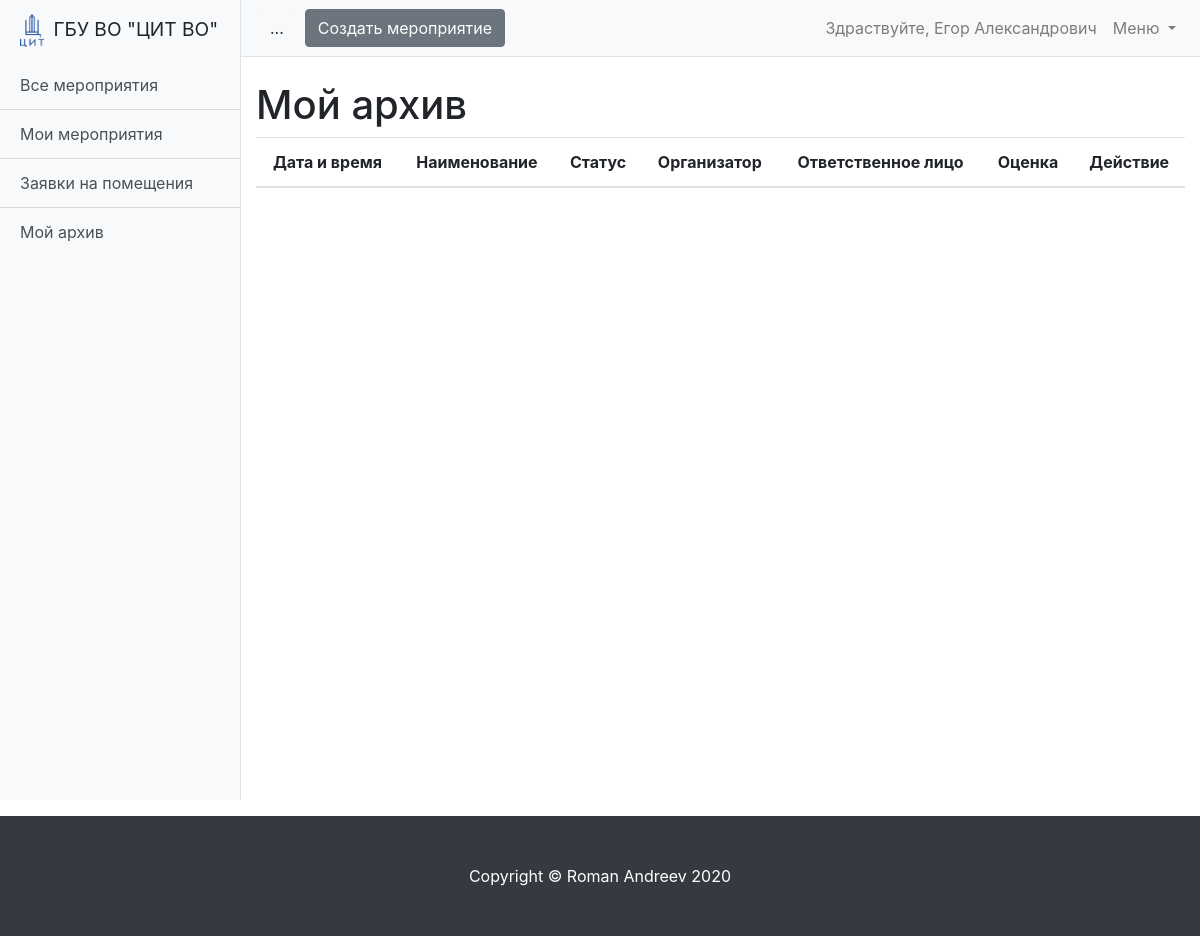
/schedule/event-archive/ (signed in), run on an earlier commit of the app's database.
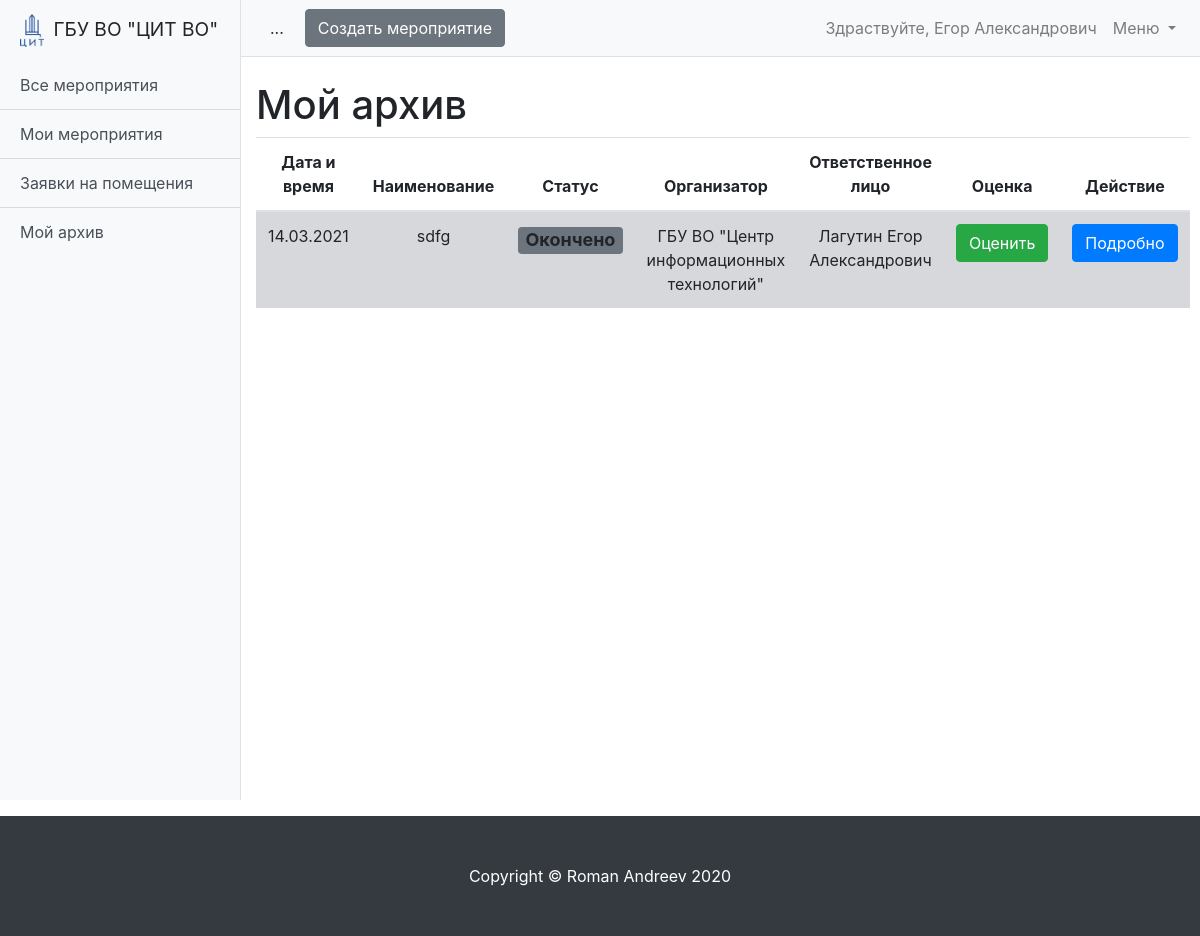
And on a later commit of the database.
### schedule/models.py (models this page shows, shortened)
class Event(models.Model):
    MESSAGES = {
        'create': 'Мероприятие создано!',
        'update': 'Мероприятие изменено!',
        'delete': 'Мероприятие удалено!'
    }
    STATUS_DRAFT = 'draft'
    STATUS_WAIT = 'wait'
    STATUS_READY = 'ready'
    STATUS_REJECTION = 'rejection'
    STATUS_COMPLETED = 'completed'
    STATUS_CHOICES = (
        (STATUS_DRAFT, 'Черновик'),
        (STATUS_WAIT, 'Ожидание'),
        (STATUS_READY, 'Готово'),
        (STATUS_REJECTION, 'Отказ'),
        (STATUS_COMPLETED, 'Окончено')
    )
    name = models.CharField(max_length=255, verbose_name='Название мероприятия')
    description = models.TextField(verbose_name='Описание')
    organization = models.ForeignKey('Organization', verbose_name='Организация', on_delete=models.CASCADE)  # Возможно избыточно
    owner = models.ForeignKey('User', verbose_name='Владелец', on_delete=models.CASCADE)
    date_start = models.DateField(verbose_name='Дата начала мероприятия', null=True, blank=True)
    date_end = models.DateField(verbose_name='Дата окончания мероприятия', null=True, blank=True)
    created_at = models.DateTimeField(auto_now=True)
    status = models.CharField(
        max_length=100,
        verbose_name='Статус мероприятия',
        choices=STATUS_CHOICES,
        default=STATUS_DRAFT
    )
    def get_absolute_url(self):
        return reverse('event_detail', kwargs={'pk': self.pk})
    def get_avg_grade(self):
        return Grade.objects.filter(event=self).aggregate(models.Avg('grade'))['grade__avg']
    class Meta:
        ordering = ['date_start']
        verbose_name = 'Мероприятие'
        verbose_name_plural = 'Мероприятия'

class Organization(models.Model):
    name = models.CharField(max_length=255, verbose_name='Название организации')
    room = models.ManyToManyField('Room', verbose_name='Доступные помещения', related_name='related_room')
    created_at = models.DateTimeField(auto_now=True)
    def __str__(self):
        return self.name
    class Meta:
        ordering = ['name']
        verbose_name = 'Организация'
        verbose_name_plural = 'Организации'

class User(AbstractUser):
    is_operator = models.BooleanField(default=False, verbose_name='Опертор')
    is_assistant = models.BooleanField(default=False, verbose_name='Ассистент')
    organization = models.ForeignKey('Organization', verbose_name='Организация', on_delete=models.SET_NULL,
                                     null=True, blank=True)
    subscribe_mail = models.BooleanField(verbose_name='Подписка на почтовую рассылку', default=False)
    telegram = models.CharField(max_length=10, verbose_name='Телеграм чат-id', null=True, blank=True)
    subscribe_telegram = models.BooleanField(verbose_name='Подписка на рассылку в телеграм', default=False)
    phone = models.CharField(max_length=100, verbose_name='Телефон', null=True, blank=True)
    def __str__(self):
        return f'{self.last_name} {self.first_name}'

### schedule/views/event.py (the view)
# urls.py: path('event-archive/', ArchiveEventsListView.as_view(), name='event_archive'),
class ArchiveEventsListView(LoginRequiredMixin, ListView):
    model = Event
    paginate_by = 7
    ordering = '-date_start'
    template_name = 'schedule/event_archive.html'
    def get_queryset(self):
        queryset = super().get_queryset()
        set_status_completed(queryset)
        return queryset.filter(
            status__in=('completed',),
            owner=self.request.user
        )

### schedule/services.py (called while the page is built)
def set_status_completed(queryset):
    if queryset.model == Event:
        completed_list = queryset.filter(date_start__lt=today, status__in=['wait', 'ready', 'rejection'])
        if completed_list:
            conference = Conference.objects.filter(event__in=completed_list, date__lt=today)
            booking = Booking.objects.filter(event__in=completed_list, date__lt=today)
            conference.update(status='completed')
            booking.update(status='completed')
            completed_list.filter(date_end__lt=today).update(status='completed')
    if queryset.model in [Conference, Booking]:
        completed_list = queryset.filter(date__lt=today, status__in=['wait', 'ready', 'rejection'])
        if completed_list:
            completed_list.update(status='completed')

### schedule/templatetags/custom_filter.py (called while the page is built)
@register.filter
def get_postfix(status):
    return status_postfix_css_class.get(status)

### schedule/templates/schedule/event_archive.html
{% extends 'schedule/event_list.html' %}
{% block title %}Мой архив{% endblock title %}
{% block title_grade %}
<th scope="col">
    Оценка
</th>
{% endblock title_grade %}
{% block grade %}
<td>
    {% if event.get_avg_grade %}
    {{ event.get_grade }}(сред. {{ event.get_avg_grade }})
    {% else %}
    <a class="btn btn-success" href="{% url 'grade' pk=event.pk %}" role="button">Оценить</a>
    {% endif %}
</td>
{% endblock grade %}

### schedule/templates/schedule/event_list.html (shortened to what this page needs)
{% extends 'schedule/base.html' %}
{% load custom_filter %}
{% block content %}
<h1 class="mt-4">{% block title %}Предстоящие мероприятия{% endblock title %}</h1>
<table class="table text-center table-hover">
  <thead>
  <tr>
    <th scope="col">Дата и время</th>
    <th scope="col">Наименование</th>
    <th scope="col">Статус</th>
    <th scope="col">Организатор</th>
    <th scope="col">Ответственное лицо</th>
    {% block title_grade %}{% endblock title_grade %}
    <th scope="col">Действие</th>
  </tr>
  </thead>
  <tbody>
  {% for event in page_obj %}
  <tr class="table-{{ event.status|get_postfix }}">
    <td>
      {% if event.date_start == event.date_end %}{{ event.date_start|date:"d.m.Y" }}
      {% else %}{{ event.date_start|date:"d.m" }}-{{ event.date_end|date:"d.m.Y" }}
      {% endif %}
    </td>
    <td>{{ event.name }}</td>
    <td>
      <h4><span class="badge bg-{{ event.status|get_postfix }}">{{ event.get_status_display  }}</span></h4>
    </td>
    <td>{{ event.organization }}</td>
    <td>{{ event.owner }}</td>
    {% block grade %}{% endblock grade %}
    <td><a href="{{ event.get_absolute_url }}" type="button" class="btn btn-primary">Подробно</a></td>
  </tr>
  {% endfor %}
  </tbody>
</table>
{% endblock content %}

What changed in the data, as far as the page shows it:
added Event: date_start "14.03.2021", name "sdfg", status "Окончено", organization "ГБУ ВО \"Центр информационных технологий\"", owner "Лагутин Егор Александрович", shows "Оценить"
